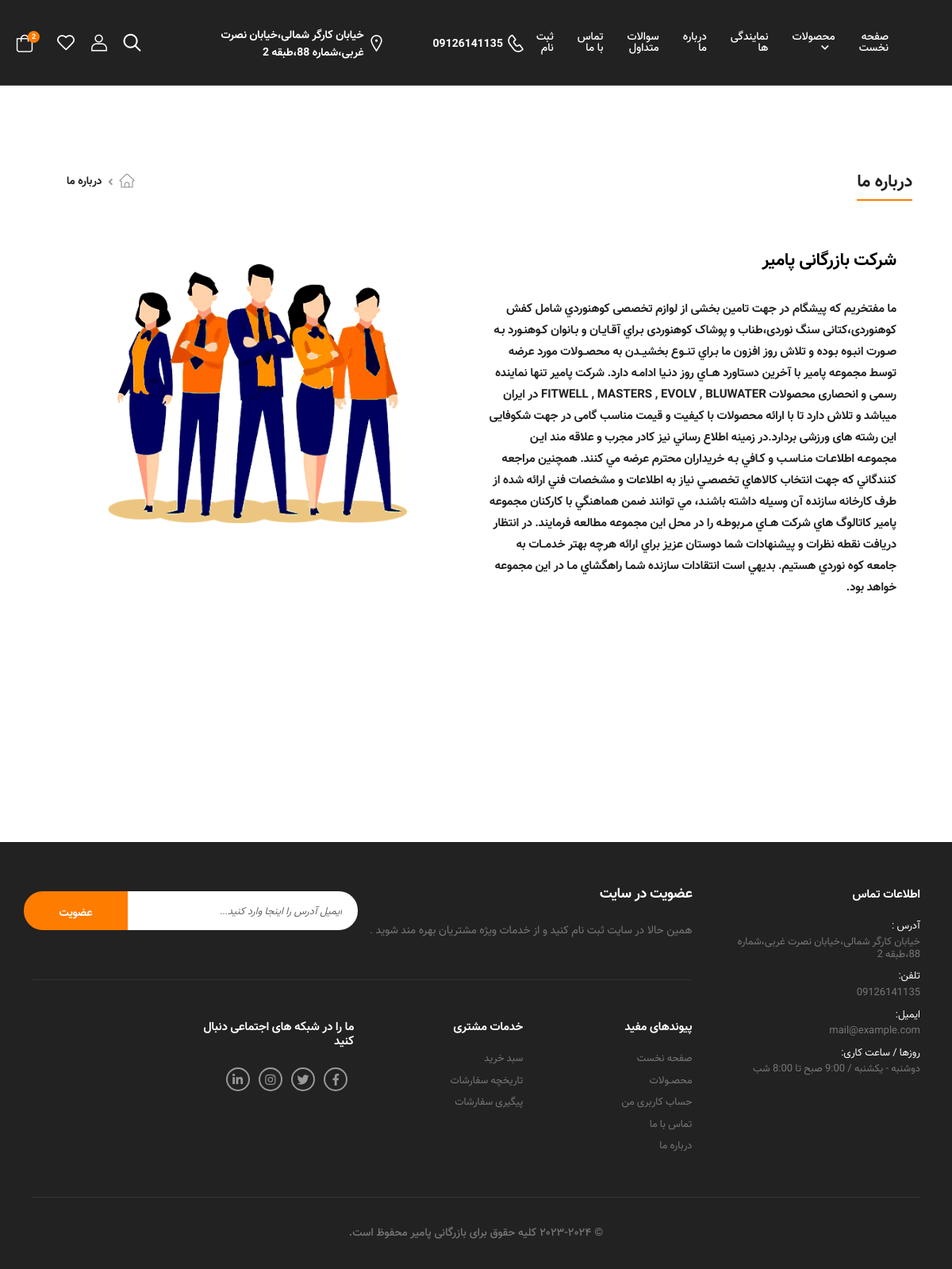
The page /about/ on the database its author committed.
### main_app/models.py (models this page shows, shortened)
class staticContentClass(models.Model):
    key=models.CharField(max_length=10)
    text=RichTextField()
    title=models.CharField(max_length=100,null=True)

class staticPhotoClass(models.Model):
    key=models.CharField(max_length=10)
    photo=models.ImageField(upload_to="images/staticPhoto")
    title=models.CharField(max_length=100)

### main_app/views.py (the view)
# urls.py: path('about/', about),
def about(request):
    stc=staticContentClass.objects.filter(key='about')
    stp=staticPhotoClass.objects.filter(key='about')
    return render(request,"main_app/about.html",context={"cnt":stc,"img":stp})

### main_app/templates/main_app/about.html (shortened to what this page needs)
{%extends 'main_app/layout.html'%}
{%load static%}
{%block 'titleA'%}
درباره ما
{%endblock%}
{%block 'titleB'%}
<li><a href="/about" class="active">درباره ما</a></li>
{%endblock%}
{%block 'content'%}
<section class="banner-section pb-8">
    <div class="container">
        <div class="row">
            <div class="col-md-6 appear-animate"
                data-animation-options="{'name': 'fadeInRightShorter', 'delay': '.3s'}">
                <div class="banner h-100">
                    <div class="banner-content pr-lg-4 y-50">
                        <h3 class="title text-black text-uppercase">{{cnt.0.title }}
                        </h3>
                        <h6 class="text-black mb-6" style="line-height: 1.8; font-size: 1.5rem;">
                            {{cnt.0.text | safe}}
                        </h6>
                    </div>
                </div>
            </div>
            <div class="col-md-6 appear-animate"
                data-animation-options="{'name': 'fadeInLeftShorter', 'delay': '.5s'}">
                <div class="card-description overlay-zoom">
                    <figure class="p-relative">
                        <img src="{{img.0.photo.url}}" width="600" height="450"
                            alt="Product" class="w-100 d-block">
                    </figure>
                </div>
            </div>
        </div>
    </div>
</section>
{%endblock%}

### rows shown on the page
staticContentClass: title "شرکت بازرگانی پامیر", text "ما مفتخريم که پيشگام در جهت تامين بخشی از لوازم تخصصی کوهنوردي شامل کفش کوهنوردی،کتانی سنگ نوردی،طناب و پوشاک کوهنوردی بـراي آقـايـان و بـانوان کـوهنـورد بـه صـورت انبـوه بـوده و تلاش روز افزون ما بـراي تنــوع بخشيــدن به محصــولات مورد عرضه توسط مجموعه پامیر با آخرين دستاورد هــاي روز دنـيا ادامـه دارد. شرکت پامیر تنها نماینده رسمی و انحصاری محصولات FITWELL , MASTERS , EVOLV , BLUWATER در ایران میباشد و تلاش دارد تا با ارائه محصولات با کیفیت و قیمت مناسب گامی در جهت شکوفایی این رشته های ورزشی بردارد.در زمينه اطلاع رساني نيز کادر مجرب و علاقه مند ايـن مجموعـه اطلاعـات منـاسـب و کـافي بـه خريداران محترم عرضه مي کنند. همچنين مراجعه کنندگاني که جهت انتخاب کالاهاي تخصصـي نياز به اطلاعات و…"
staticPhotoClass: photo (picture)
